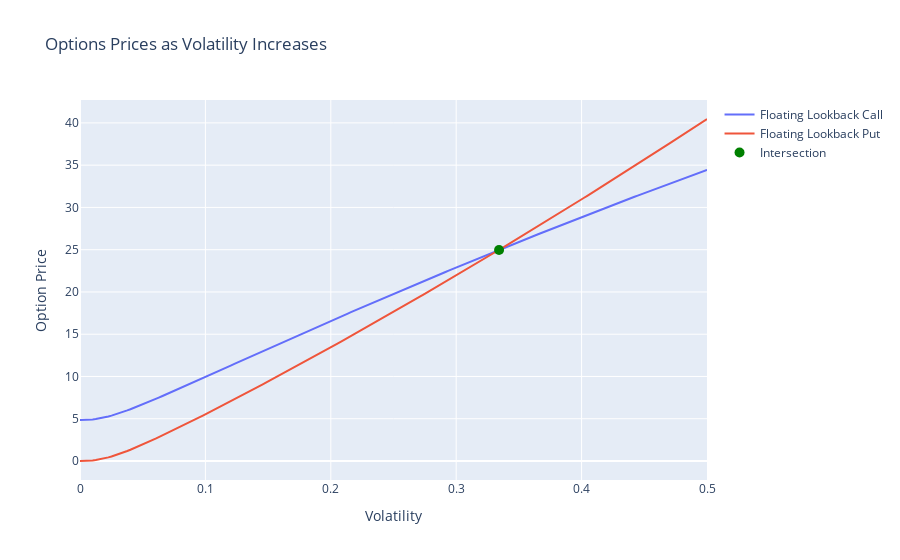

Source (notebook cell):
### Code cell
# Find the index where the two lines intersect
intersection_index = (results_df_volatility['Floating Lookback Call'] - results_df_volatility['Floating Lookback Put']).abs().idxmin()

# Get the price at the intersection
intersection_vol = results_df_volatility.loc[intersection_index, 'Variation']

# Plot
fig = go.Figure()

# Add traces for Floating Lookback with volatility as variation
fig.add_trace(go.Scatter(x=results_df_volatility['Variation'], y=results_df_volatility['Floating Lookback Call'], mode='lines', name='Floating Lookback Call'))
fig.add_trace(go.Scatter(x=results_df_volatility['Variation'], y=results_df_volatility['Floating Lookback Put'], mode='lines', name='Floating Lookback Put'))

# Add markers for intersection point
fig.add_trace(go.Scatter(x=[intersection_vol], y=[results_df_volatility.loc[intersection_index, 'Floating Lookback Call']], mode='markers', name='Intersection', marker=dict(size=10, color='green')))

# Update layout
fig.update_layout(title='Options Prices as Volatility Increases',
                   xaxis_title='Volatility',
                   yaxis_title='Option Price')

# Show plot inline in Jupyter Notebook
iplot(fig)

### Figure 1 — Plotly figure (JSON) as saved in the notebook; plotly's stock layout.template omitted (floating-point values rounded to 4 significant figures; data arrays with more than 128 entries replaced by an {"elided": "..."} marker saying what was removed)
{"data": [{"mode": "lines", "name": "Floating Lookback Call", "type": "scatter", "x": {"elided": "200 float values"}, "y": {"elided": "200 float values"}}, {"mode": "lines", "name": "Floating Lookback Put", "type": "scatter", "x": {"elided": "200 float values"}, "y": {"elided": "200 float values"}}, {"marker": {"color": "green", "size": 10}, "mode": "markers", "name": "Intersection", "type": "scatter", "x": [0.3342], "y": [24.97]}], "layout": {"title": {"text": "Options Prices as Volatility Increases"}, "xaxis": {"title": {"text": "Volatility"}}, "yaxis": {"title": {"text": "Option Price"}}}}
